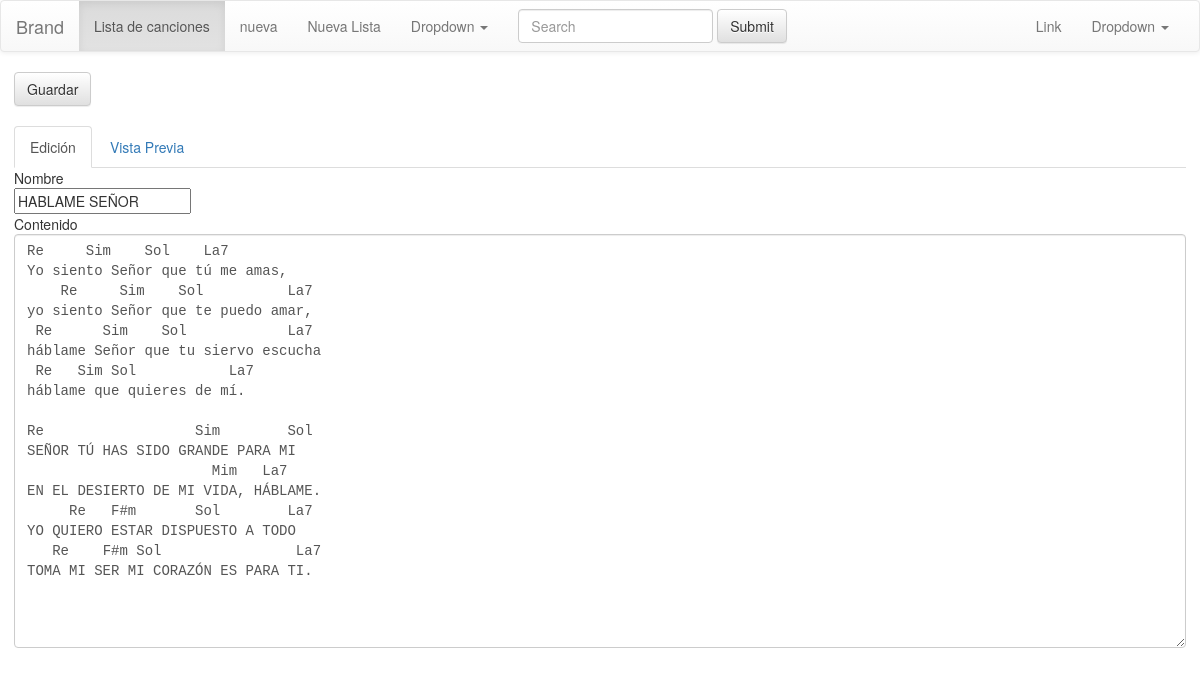
Page /song/edit/6/ on the committed database.
### songs/models.py (models this page shows, shortened)
class Song(models.Model):
    name = models.CharField('Nombre', max_length=200)
    lyrics = models.TextField('Contenido')
    lyrics_edit_view = models.TextField('Edicion')
    lyrics_formated = models.TextField('Contenido HTML')

### songs/views.py (the view)
# urls.py: url(r'^song/edit/(?P<pk>[-\w]+)/', SongUpdate.as_view(), name='song-form'),
class SongUpdate(UpdateView):
    model = Song
    form_class = SongForm
    template_name = 'song.html'
    success_url = '/songs/'

### songs/forms.py
class SongForm(ModelForm):
	class Meta:
		model = Song
		fields = ('name', 'lyrics','lyrics_formated','lyrics_edit_view')
		widgets = {
            'lyrics': HiddenInput(),
            'lyrics_edit_view': Textarea(attrs={'cols': 120, 'rows': 20, 'style':'font-family:courier', 'class':'form-control',}),
            'lyrics_formated': HiddenInput(),
        }

### songs/templates/song.html (shortened to what this page needs)
{% extends "base.html" %}
{% load staticfiles %}
{% block content %}
<form action="{{ action }}" id='myform' method="post">{% csrf_token %}
  <input type="submit" value="Guardar" id='savebtn' class="btn btn-default"/>
  <br/>
  <br/>
  <ul class="nav nav-tabs">
    <li role="presentation" class="active"><a href="#edicion" data-toggle="tab">Edición</a></li>
    <li role="presentation"><a href="#vista" class='vista_btn' data-toggle="tab">Vista Previa</a></li>
  </ul>
  <div id="my-tab-content" class="tab-content">
    <div class="tab-pane active" id="edicion">
      {{ form.name.label }} <br>
      {{ form.name }} <br>
      Contenido
      <br>
      {{ form.lyrics_edit_view }}
    </div>
  </div>
</form>
{% endblock %}
{% block css %}
	<link rel='stylesheet' href='{% static "main.css"%}?v=2'/>
{% endblock %}

### rows in the picture
Song: name "HABLAME SEÑOR", lyrics_edit_view "Re Sim Sol La7 Yo siento Señor que tú me amas, Re Sim Sol La7 yo siento Señor que te puedo amar, Re Sim Sol La7 háblame Señor que tu siervo escucha Re Sim Sol La7 háblame que quieres de mí. Re Sim Sol SEÑOR TÚ HAS SIDO GRANDE PARA MI Mim La7 EN EL DESIERTO DE MI VIDA, HÁBLAME. Re F#m Sol La7 YO QUIERO ESTAR DISPUESTO A TODO Re F#m Sol La7 TOMA MI SER MI CORAZÓN ES PARA TI."
